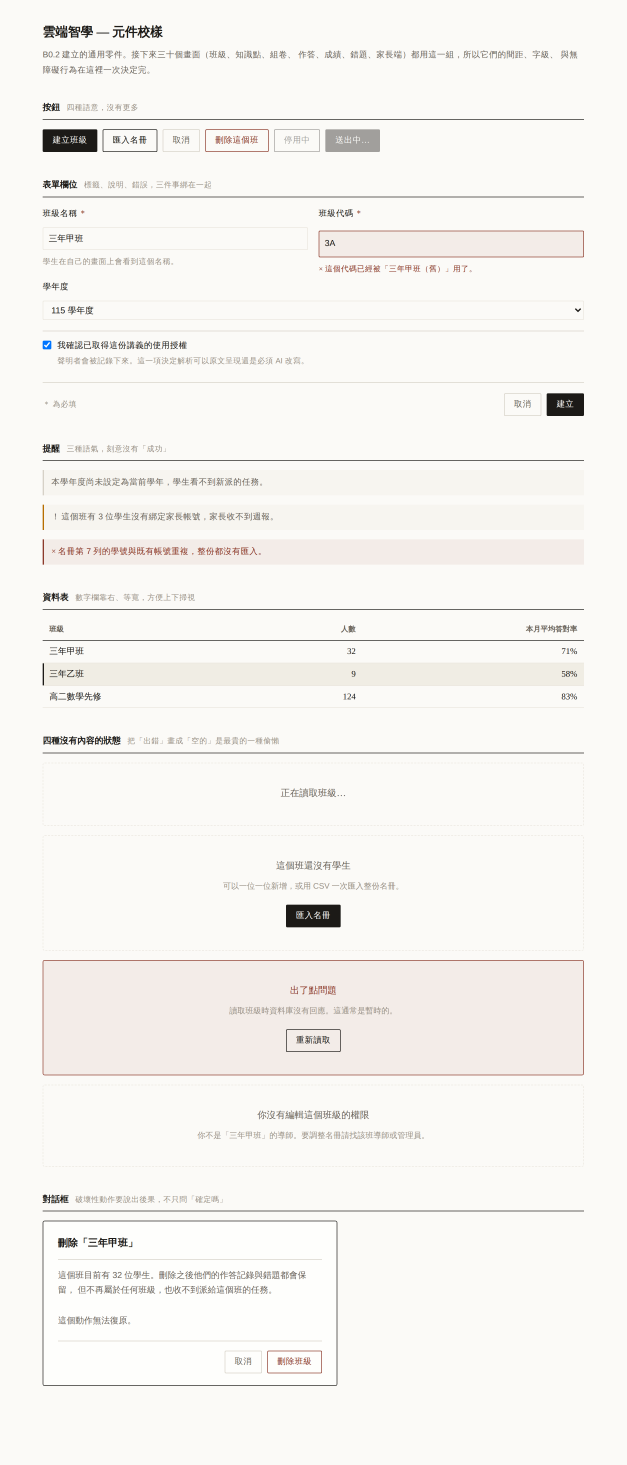
#> input picture component-gallery.png, 1880 x 4394 px (shown at 1/3 size)
$ python -i normalize.py   (imports and definitions only)   (older library calls are emulated)
#> lines starting #> are read from the running program, lines starting #| are printed output that depends on the picture
#> further down, picture is the input picture: shape (4394, 1880, 3); mean B, G, R 241.2, 244.5, 246.3
"""
階段一：正規化

輸入可能是原生 PDF、掃描 PDF、DOCX、或手機照片，第一步是把它們
統一成「頁面影像 ＋ 可選的文字層」，讓下游只需要處理一種格式。

**四種來源的品質差異很大，而系統必須誠實面對這件事。**
老師說「每一種形式都要完美支援」，但實際上：

  原生 PDF   文字層準確率接近 100%，版面座標精確
  DOCX       轉 PDF 後同上
  掃描 PDF   看掃描品質，一般八成多
  手機照片   歪斜、陰影、摺痕都會吃掉準確率，做不到「完美」

所以這一階段除了轉檔，還要**評估品質並誠實回報**，讓校對介面
能對老師說「這份是照片，建議逐題確認」，而不是假裝三種都一樣好。
"""

from __future__ import annotations

import io
import logging
import math
import re
from dataclasses import dataclass, field
from pathlib import Path
from typing import Literal

import cv2
import fitz  # PyMuPDF
import numpy as np

log = logging.getLogger("yunzhi.ai.normalize")

#: 300 dpi 是 OCR 的實務甜蜜點。再高的解析度對辨識率幫助有限，
#: 但檔案大小與處理時間會線性成長——而網路是熱點分享的。
TARGET_DPI = 300
PDF_BASE_DPI = 72


SourceKind = Literal["native_pdf", "scanned_pdf", "image", "docx", "unknown"]


@dataclass
class PageOut:
    index: int
    width: int
    height: int
    png: bytes = field(repr=False)
    #: 原生 PDF 才有。它比 OCR 準確得多，但版面資訊要靠座標推斷。
    text_layer: str | None = None
    #: 原生 PDF 的文字區塊與座標（bbox 已正規化為 0–1 比例）。
    #: 有這個，版面切分就不必花錢問視覺模型——PDF 自己知道每個字
    #: 在哪裡，那是精確值，模型的估計不可能更準。
    text_blocks: list[dict] = field(default_factory=list)
    #: 本頁的品質評估，0–1
    quality: float = 1.0
    quality_notes: list[str] = field(default_factory=list)


@dataclass
class NormalizeResult:
    kind: SourceKind
    pages: list[PageOut]
    #: 整份檔案的品質。校對介面用它決定要不要提示「建議逐題確認」。
    quality: float
    quality_note: str
    has_text_layer: bool


# ─────────────────────────────────────────────────────────────────
# 判定來源型態
# ─────────────────────────────────────────────────────────────────


# [20 lines left out: function sniff, not called in this run]


# ─────────────────────────────────────────────────────────────────
# PDF
# ─────────────────────────────────────────────────────────────────


#: 每平方英寸的字元數門檻。
#: 密排的題本頁面約 20–40，只有頁首頁尾的掃描件約 0.3–1。
#: 訂在 2.5 能區分兩者，同時容納排版稀疏的頁面（例如作文題那一頁
#: 只有一段引導文字，或只有一張圖的頁面）。
_CHARS_PER_SQIN = 2.5


# ── 文字層讀不讀得懂 ─────────────────────────────────────────────
#
# **有文字層不等於文字層是對的。**
#
# 出版社常把內文嵌成自訂子集字型，而子集重新編號之後又聲明成標準
# 編碼。抽出來的是合法的 Unicode，只是**錯的字**：
#
#     實際印的：均勻的混合物，稱為溶液。
#     抽出來的：⛯⊣䘬㶟⎰䈑炻䧙䁢㹞㵚ˤ
#
# 翰林《互動式教學講義·化學(全)》整份都是這樣，而且不會報錯——
# 頁面渲染完全正常，只有文字層是壞的。系統若相信它，就會拿
# 「⛯⊣䘬㶟⎰䈑」當題幹存進題庫，而**沒有任何跡象**。
#
# 判準用兩個獨立訊號，都在真材料上量過：
#
#                        Ext-A 比例   常用字比例
#   數學講義（正常）        0.0%        20.4%
#   數學講義（正常）        0.0%        22.4%
#   化學講義（壞掉）       27.7%         7.5%
#   化學最壞的一頁         47.1%         1.1%
#
# Ext-A（U+3400–U+4DBF）是幾乎完美的判準：兩份正常講義的 11730 個
# 漢字裡**一個都沒有**。高中教材不會用到擴充區的字，連文言文也不會。
# 常用字比例當第二道：真正的中文散文一定有一堆「的是在有不為」，
# 位移過的亂碼一個也沒有。

#: 中文裡最常見的字。真中文一定有一堆，位移過的亂碼一個也沒有。
_COMMON_HAN = set(
    "的是在有不為和與了之一二三大小上下中人年月日時分以到說會可"
    "也就要對能而所後多然於其此則者如用者被把從向由使得所"
)

#: 判定需要的最少漢字數。太短的頁面（只有頁碼與標題）統計沒有意義。
_LEGIBILITY_MIN_HAN = 120
#: 擴充區 A 的比例上限。實測正常 0.0%、壞掉 27.7–47.1%。
_EXT_A_MAX = 0.05
#: 常用字比例下限。實測正常最差的一頁 15.9%、壞掉 1.1–1.8%。
_COMMON_MIN = 0.06


# [224 lines left out: functions text_legibility, _page_has_real_text, _is_cjk, _unwrap, _text_blocks, _plain_blocks and 1 more, not called in this run]


#: 判定雙欄所需的最低比例：至少這麼多區塊要能明確歸到某一欄。
_COLUMN_RATIO = 0.8
#: 欄間空白的最小寬度（頁寬比例）。低於此值多半只是段落縮排，
#: 不是真的分欄。學測試卷的欄間距約佔頁寬 4–6%。
_MIN_GUTTER = 0.03


# [100 lines left out: functions _find_gutter, _by_y, not called in this run]


#: 兩個區塊垂直重疊超過較矮者的這個比例，就算同一行。
#: 0.5 夠寬鬆到能收進欄外標籤，又夠嚴格到不會把上下兩行黏在一起。
_BAND_OVERLAP = 0.5


# [67 lines left out: function _reading_order, not called in this run]


#: 一張圖要蓋掉這麼多頁面，才算「這一頁就是一張掃描圖」。
_SCAN_COVER = 0.5
#: 向量繪圖指令多過這個數，就不可能是掃描件。
#: 實測：真掃描件 0 個；物理講義（文字轉外框）每頁 590–2086 個。
_SCAN_MAX_DRAWINGS = 50


# [358 lines left out: functions _page_is_raster_scan, normalize_pdf, _to_cv, _to_png, estimate_skew, _skew_by_textlines and 6 more, not called in this run]


def flatten_illumination(img: np.ndarray) -> tuple[np.ndarray, float]:
    """
    補償光照不均，回傳 (處理後影像, 背景標準差)。

    **只動亮度，不動顏色。** 早期版本把整張圖轉成灰階再轉回 BGR，
    看起來乾淨，實際上把顏色扔了——而顏色是這個系統最值錢的訊號：
    教用版的答案是用洋紅色印的（實測 #EC008C / #E4007F），
    答對率標記、英文講義的表格底色也都靠顏色分辨。灰階化等於
    在第一步就把教用版與學生版的差別抹平。

    作法是轉到 LAB 只處理 L 通道：以形態學閉運算估計背景亮度，
    扣掉後正規化。a、b 通道原封不動，色相因此完整保留。
    """
    lab = cv2.cvtColor(img, cv2.COLOR_BGR2LAB)
#> lab: shape (4394, 1880, 3); mean of channels 0, 1, 2 245.8, 128.3, 130.2
    L = lab[:, :, 0]
    bg = cv2.morphologyEx(L, cv2.MORPH_CLOSE, np.ones((31, 31), np.uint8))
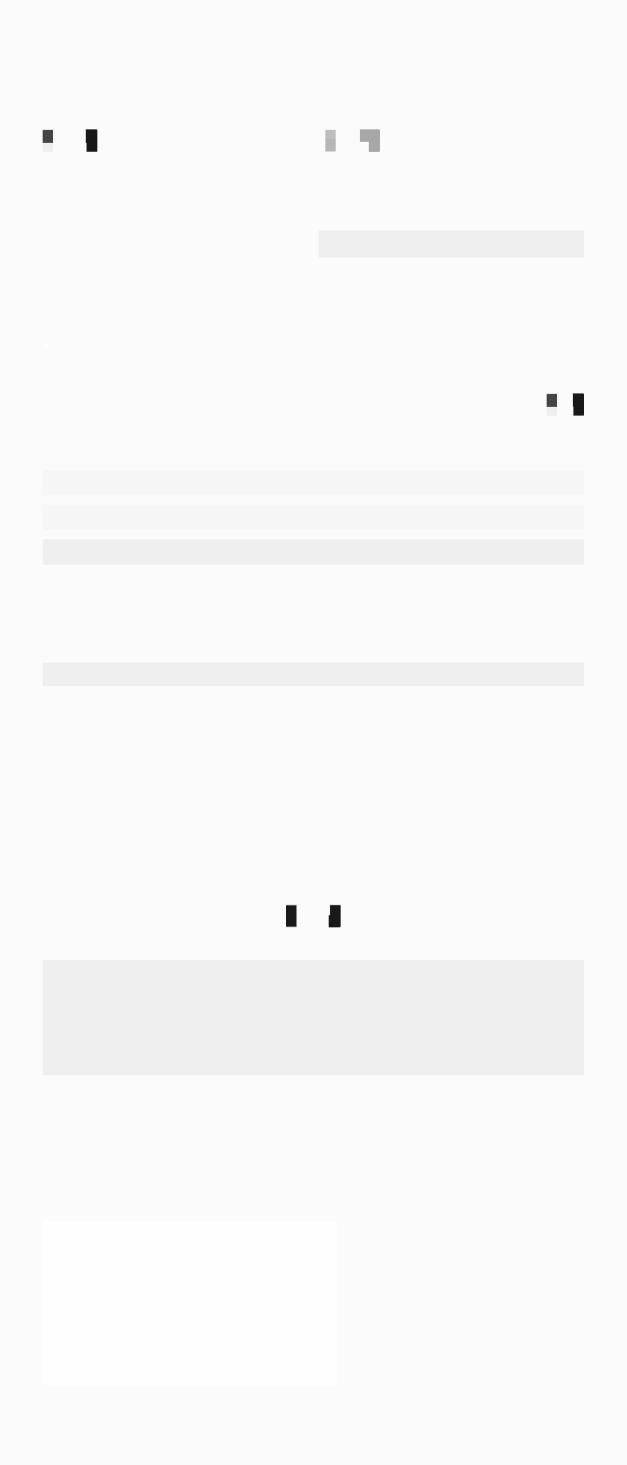
#> bg: shape (4394, 1880) (shown at 1/3 size); min 24, max 255, mean 249.4
    shadow = float(np.std(bg))
#> shadow = 8.98
    if shadow <= _SHADOW_STD:
        return img, shadow
    flat = cv2.normalize(255 - cv2.absdiff(L, bg), None, 0, 255, cv2.NORM_MINMAX)
    lab[:, :, 0] = flat
    return cv2.cvtColor(lab, cv2.COLOR_LAB2BGR), shadow


#: 背景亮度標準差超過這個值就視為光照不均。實測手機翻拍
#: 落在 52–69，掃描器落在個位數。
_SHADOW_STD = 22.0


# [50 lines left out: functions _line_energy, _flush_edge, not called in this run]


#: 橫向行能量至少要是直向的這個倍數，才敢說頁面是正的。
#: 實測五張翻拍照片落在 5.7–23.4，轉了 90° 的那張是 0.16。
_ORIENT_RATIO = 2.0
#: 行首齊整度要領先行尾這個倍數，才敢翻 180°。
#: 實測差距最小的一張（四欄選項）是 1.14，最大的是 2.0。
_FLIP_MARGIN = 1.3


# [57 lines left out: functions estimate_orientation, _rotate, not called in this run]


#: 裝訂線處的墨量最多只能是版面正常墨量的這個比例。
#: 實測四張照片是 0.00–0.01，一張裝訂處有明顯陰影的是 0.23；
#: 把一張單頁橫向拉寬當負例測得 0.51。0.30 夾在中間。
#:
#: 這個門檻抓不到的代價有限：漏切的話，那一頁會以「攤開的兩頁」
#: 送進視覺模型，而 `segment_scanned` 本來就是設計成一次看兩頁的。
#: 漏切會讓 bbox 與頁碼失真，但不會讓內容錯亂。相對地，**誤切**
#: 會把每一行從中間切斷，那才是災難——所以門檻要往保守的一邊放。
_GUTTER_DEPTH = 0.30
#: 切開後每一半至少要有這個比例的墨，否則切到的是空白邊而不是裝訂線。
_GUTTER_BALANCE = 0.25


# [168 lines left out: functions find_book_gutter, split_spread, _enhance_scan, normalize_image, not called in this run]


# ─────────────────────────────────────────────────────────────────
# 入口
# ─────────────────────────────────────────────────────────────────


#: LibreOffice 轉檔的逾時。一份 200 頁、內含大量圖表的 docx
#: 在慢的機器上要一分鐘出頭；三分鐘是「還沒好就一定是卡住了」。
_SOFFICE_TIMEOUT = 180


# [68 lines left out: function docx_to_pdf, not called in this run]


@dataclass
class Prepared:
    """
    正規化前的準備結果。

    拆成獨立一步，是因為中間夾了一個**需要呼叫 AI 的**環節
    （符號字型辨識），而正規化本身是同步的重運算。分開之後，
    呼叫端可以把兩段各自放在該去的地方：重運算進執行緒池，
    AI 呼叫留在事件迴圈。
    """

    kind: SourceKind
    #: PDF/DOCX 都會轉成 PDF bytes；影像為 None
    pdf: bytes | None
    original: bytes
    filename: str
    glyphs: "GlyphReport"


# [84 lines left out: functions prepare, normalize, _with_docx_note, not called in this run]

>>> import cv2
>>> picture = cv2.imread('../../../component-gallery.png')
>>> result = flatten_illumination(picture)
